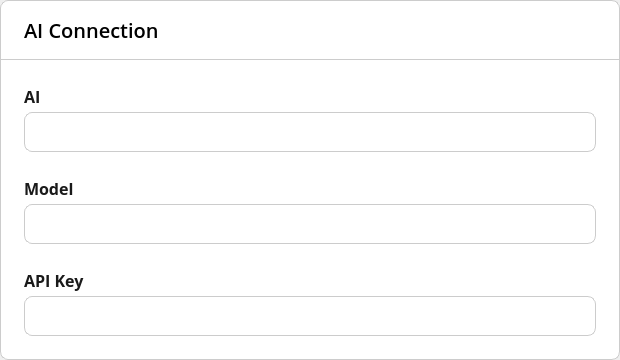
<?xml version="1.0" encoding="UTF-8"?>
<ui version="4.0">
 <class>AIConnectionPanel</class>
 <widget class="QWidget" name="AIConnectionPanel">
  <property name="geometry">
   <rect>
    <x>0</x>
    <y>0</y>
    <width>620</width>
    <height>360</height>
   </rect>
  </property>
  <property name="sizePolicy">
   <sizepolicy hsizetype="Fixed" vsizetype="Fixed">
    <horstretch>0</horstretch>
    <verstretch>0</verstretch>
   </sizepolicy>
  </property>
  <property name="minimumSize">
   <size>
    <width>620</width>
    <height>360</height>
   </size>
  </property>
  <property name="maximumSize">
   <size>
    <width>620</width>
    <height>360</height>
   </size>
  </property>
  <property name="windowTitle">
   <string>Form</string>
  </property>
  <property name="styleSheet">
   <string notr="true">#header {
	background: white;
	border: 1px solid #ccc;
	border-top-left-radius: 8px;
    border-top-right-radius: 8px;
}

#body {
    background-color: white;
    border: 1px solid #ccc;
    border-top: none;
	border-top-left-radius: 0px;
    border-top-right-radius: 0px;
    border-bottom-left-radius: 8px;
    border-bottom-right-radius: 8px;
}

#headerLabel {
	font-family: Open Sans;
	font-weight: 500;
	font-size: 20px;
	line-height: 0px;
	letter-spacing: 0%;
	color: black;
}

#deleteButton {
	background: transparent;
	border: none;
}

#nextButton {
	background: #FCCA69;
	border: none;
	border-radius: 8px;
	font-family: Open-Sans;
	font-weight: 500;
	font-size: 18px;
	color: white;
}

#backButton {
	background: white;
	border: 2px solid black;
	border-radius: 8px;
	font-family: Open Sans;
	font-weight: 500;
	font-size: 18px;	
}

QLabel {
	color: #1A1A1A;
	font-family: Open Sans;
	font-weight: 600;
	font-size: 16px;
	line-height: 24px;
	letter-spacing: 0%;
}

QLineEdit {
	color: #1A1A1A;
	background: white;
	font-family: Open Sans;
	font-weight: 400;
	font-size: 16px;
	line-height: 24px;
	letter-spacing: 0%;
	border-radius: 8px;
	border: 1px solid #CCCCCC;
	padding-left: 12px;
	padding-right: 12px;
}

QTextEdit {
	color: #1A1A1A;
	background: white;
	font-family: Open Sans;
	font-weight: 400;
	font-size: 16px;
	line-height: 24px;
	letter-spacing: 0%;
	border-radius: 8px;
	border: 1px solid #CCCCCC;
	padding-left: 12px;
	padding-right: 12px;
}

QComboBox {
    background-color: white;
    border: 1px solid #ccc;
    border-radius: 8px;
    padding: 4px;
    font-size: 16px;
	line-height: 24px;
	letter-spacing: 0%;
    color: #333;
}

QComboBox::drop-down {
    subcontrol-origin: padding;
    subcontrol-position: top right;
    width: 24px;
    border: none;
}

QComboBox::down-arrow {
    image: url(:/images/chevron-down.svg);
    width: 16px;
    height: 16px;
}

QComboBox::down-arrow:on {
    image: url(:/images/chevron-up.svg);
}

QComboBox QAbstractItemView {
    background-color: white;
    margin-top: 0px;
    border: 1px solid #ccc;
    border-radius: 8px;
	outline: none;
}

/* Each dropdown item */
QComboBox QAbstractItemView::item {
	color: #1A1A1A;
    padding: 6px 12px;
    border-radius: 4px;
}

/* Hovered item */
QComboBox QAbstractItemView::item:hover {
    background-color: #e6f2ff;
}

/* Selected item */
QComboBox QAbstractItemView::item:selected {
    background-color: #d0e8ff;
    color: #1a1a1a;
}
</string>
  </property>
  <layout class="QVBoxLayout" name="verticalLayout">
   <property name="spacing">
    <number>0</number>
   </property>
   <property name="leftMargin">
    <number>0</number>
   </property>
   <property name="topMargin">
    <number>0</number>
   </property>
   <property name="rightMargin">
    <number>0</number>
   </property>
   <property name="bottomMargin">
    <number>0</number>
   </property>
   <item>
    <widget class="QWidget" name="header" native="true">
     <property name="sizePolicy">
      <sizepolicy hsizetype="Fixed" vsizetype="Fixed">
       <horstretch>0</horstretch>
       <verstretch>0</verstretch>
      </sizepolicy>
     </property>
     <property name="minimumSize">
      <size>
       <width>620</width>
       <height>60</height>
      </size>
     </property>
     <property name="maximumSize">
      <size>
       <width>620</width>
       <height>60</height>
      </size>
     </property>
     <layout class="QHBoxLayout" name="horizontalLayout_2">
      <property name="spacing">
       <number>10</number>
      </property>
      <property name="leftMargin">
       <number>24</number>
      </property>
      <property name="topMargin">
       <number>16</number>
      </property>
      <property name="rightMargin">
       <number>24</number>
      </property>
      <property name="bottomMargin">
       <number>16</number>
      </property>
      <item>
       <widget class="QLabel" name="headerLabel">
        <property name="text">
         <string>AI Connection</string>
        </property>
       </widget>
      </item>
      <item>
       <spacer name="headerHSpacer">
        <property name="orientation">
         <enum>Qt::Orientation::Horizontal</enum>
        </property>
        <property name="sizeHint" stdset="0">
         <size>
          <width>413</width>
          <height>20</height>
         </size>
        </property>
       </spacer>
      </item>
      <item>
       <widget class="QPushButton" name="deleteButton">
        <property name="sizePolicy">
         <sizepolicy hsizetype="Fixed" vsizetype="Fixed">
          <horstretch>0</horstretch>
          <verstretch>0</verstretch>
         </sizepolicy>
        </property>
        <property name="minimumSize">
         <size>
          <width>24</width>
          <height>24</height>
         </size>
        </property>
        <property name="maximumSize">
         <size>
          <width>24</width>
          <height>24</height>
         </size>
        </property>
        <property name="text">
         <string/>
        </property>
        <property name="icon">
         <iconset resource="../../../../Resources/Resources.qrc">
          <normaloff>:/images/ProjectSettings/item_delete.svg</normaloff>:/images/ProjectSettings/item_delete.svg</iconset>
        </property>
        <property name="iconSize">
         <size>
          <width>24</width>
          <height>24</height>
         </size>
        </property>
       </widget>
      </item>
     </layout>
    </widget>
   </item>
   <item>
    <widget class="QWidget" name="body" native="true">
     <property name="sizePolicy">
      <sizepolicy hsizetype="Preferred" vsizetype="Fixed">
       <horstretch>0</horstretch>
       <verstretch>0</verstretch>
      </sizepolicy>
     </property>
     <property name="minimumSize">
      <size>
       <width>0</width>
       <height>300</height>
      </size>
     </property>
     <property name="maximumSize">
      <size>
       <width>16777215</width>
       <height>300</height>
      </size>
     </property>
     <layout class="QVBoxLayout" name="verticalLayout_3">
      <property name="spacing">
       <number>24</number>
      </property>
      <property name="leftMargin">
       <number>24</number>
      </property>
      <property name="topMargin">
       <number>24</number>
      </property>
      <property name="rightMargin">
       <number>24</number>
      </property>
      <property name="bottomMargin">
       <number>24</number>
      </property>
      <item>
       <widget class="QWidget" name="AIContainer" native="true">
        <property name="minimumSize">
         <size>
          <width>0</width>
          <height>0</height>
         </size>
        </property>
        <property name="maximumSize">
         <size>
          <width>16777215</width>
          <height>16777215</height>
         </size>
        </property>
        <layout class="QVBoxLayout" name="verticalLayout_7">
         <property name="spacing">
          <number>4</number>
         </property>
         <property name="leftMargin">
          <number>0</number>
         </property>
         <property name="topMargin">
          <number>0</number>
         </property>
         <property name="rightMargin">
          <number>0</number>
         </property>
         <property name="bottomMargin">
          <number>0</number>
         </property>
         <item>
          <widget class="QLabel" name="label_11">
           <property name="text">
            <string>AI</string>
           </property>
          </widget>
         </item>
         <item>
          <widget class="QComboBox" name="aiSelect">
           <property name="minimumSize">
            <size>
             <width>0</width>
             <height>40</height>
            </size>
           </property>
           <property name="maximumSize">
            <size>
             <width>16777215</width>
             <height>40</height>
            </size>
           </property>
          </widget>
         </item>
        </layout>
       </widget>
      </item>
      <item>
       <widget class="QWidget" name="ModelContainer" native="true">
        <layout class="QVBoxLayout" name="verticalLayout_6">
         <property name="spacing">
          <number>4</number>
         </property>
         <property name="leftMargin">
          <number>0</number>
         </property>
         <property name="topMargin">
          <number>0</number>
         </property>
         <property name="rightMargin">
          <number>0</number>
         </property>
         <property name="bottomMargin">
          <number>0</number>
         </property>
         <item>
          <widget class="QLabel" name="label_8">
           <property name="text">
            <string>Model</string>
           </property>
          </widget>
         </item>
         <item>
          <widget class="QLineEdit" name="modelEdit">
           <property name="minimumSize">
            <size>
             <width>0</width>
             <height>40</height>
            </size>
           </property>
           <property name="maximumSize">
            <size>
             <width>16777215</width>
             <height>40</height>
            </size>
           </property>
          </widget>
         </item>
        </layout>
       </widget>
      </item>
      <item>
       <widget class="QWidget" name="ApiKeyContainer" native="true">
        <layout class="QVBoxLayout" name="verticalLayout_8">
         <property name="spacing">
          <number>4</number>
         </property>
         <property name="leftMargin">
          <number>0</number>
         </property>
         <property name="topMargin">
          <number>0</number>
         </property>
         <property name="rightMargin">
          <number>0</number>
         </property>
         <property name="bottomMargin">
          <number>0</number>
         </property>
         <item>
          <widget class="QLabel" name="label_12">
           <property name="text">
            <string>API Key</string>
           </property>
          </widget>
         </item>
         <item>
          <widget class="PasswordEdit" name="apiKeyEdit">
           <property name="minimumSize">
            <size>
             <width>0</width>
             <height>40</height>
            </size>
           </property>
           <property name="maximumSize">
            <size>
             <width>16777215</width>
             <height>40</height>
            </size>
           </property>
          </widget>
         </item>
        </layout>
       </widget>
      </item>
     </layout>
    </widget>
   </item>
  </layout>
 </widget>
 <customwidgets>
  <customwidget>
   <class>PasswordEdit</class>
   <extends>QLineEdit</extends>
   <header>passwordedit.h</header>
  </customwidget>
 </customwidgets>
 <resources>
  <include location="../../../../Resources/Resources.qrc"/>
 </resources>
 <connections/>
</ui>
